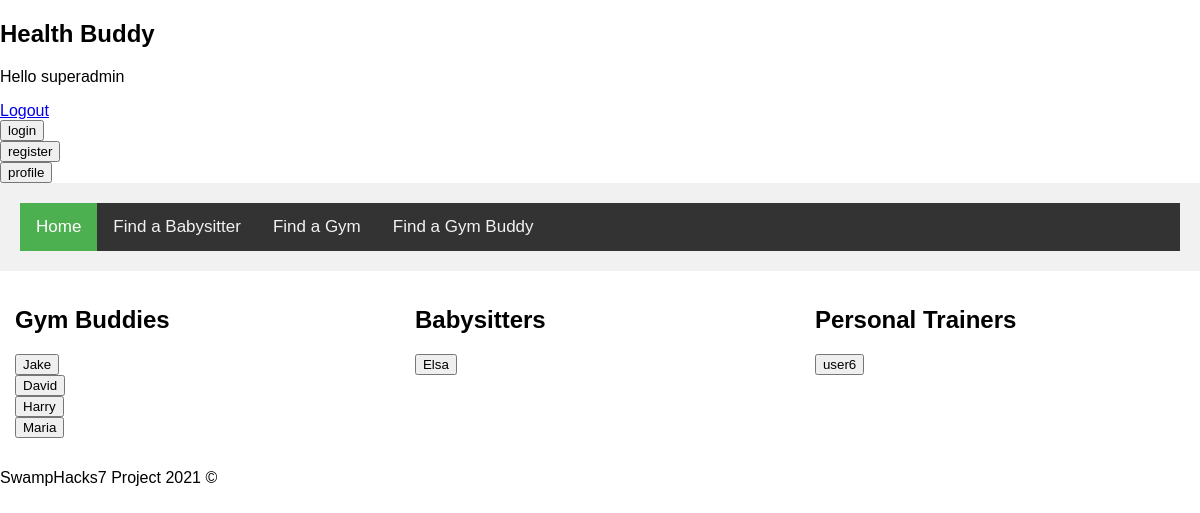
The app's page / (signed in) with its own data.
### farms/models.py (models this page shows)
class Trainer(models.Model):
    user = models.OneToOneField(User, on_delete=models.CASCADE, null=True, blank=True)
    userType = models.CharField(max_length=60, null=True, blank=True)
    city = models.CharField(max_length=60, null=True, blank=True)
    experience = models.IntegerField(max_length=3, null=True, blank=True)
    age = models.IntegerField(max_length=3, null=True, blank=True)
    gender = models.CharField(max_length=60, null=True, blank=True)
    communication = models.CharField(max_length=200, null=True, blank=True)
    objects = models.Manager()

### farms/views.py (the view)
# urls.py: path('', views.index, name='index'),
def index(request):
    users = Trainer.objects.all()
    print("index - ", users)
    trainers = []
    babysitters = []
    gymbuddies = []
    for i in users:
        if i.userType == "Personal Trainer":
            trainers.append(i)
        elif i.userType == "Babysitter":
            babysitters.append(i)
        elif i.userType == "Gym Buddy":
            gymbuddies.append(i)
    print("trainers - ", trainers, " babysitters", babysitters, "gymbuddies", gymbuddies)
    context = {'trainers': trainers, 'babysitters': babysitters, 'gymbuddies': gymbuddies}
    return render(request, 'farms/index.html', context)

### templates/farms/index.html (shortened to what this page needs)
{% extends 'farms/base.html' %}
{% block body %}
  <div class="row">
    <div class="column">
      <h2>Gym Buddies</h2>
      {% for t in gymbuddies %}
        <form action="/seeUser/" method="POST">
          <input type="submit" value={{t.user.username}}>
        </form>
      {% endfor %}
    </div>
    <div class="column">
      <h2>Babysitters</h2>
      {% for t in babysitters %}
      <form action="/seeUser/" method="POST">
        <input type="submit" value={{t.user.username}}>
      </form>
    {% endfor %}
    </div>
    <div class="column">
      <h2>Personal Trainers</h2>
      {% for t in trainers %}
        <form action="/seeUser/" method="POST">
          <input type="submit" value={{t.user.username}}>
        </form>
      {% endfor %}
    </div>
  </div>
{% endblock %}

### templates/farms/base.html (shortened to what this page needs)
<!DOCTYPE html>
<html lang="en">
<head>
</head>
<body>
    <header>
        <h2>Health Buddy</h2>
        <p>Hello {{request.user}}</p>
        <a href="{% url 'logoutUser' %}">Logout</a>
        <form action="/login/" method="POST" id="loginButton">
          <input type="submit" name="loginButton" id="loginButton" value="login">
      </form>
      <form action="/register/" method="POST" id="registerButton">
          <input type="submit" name="registerButton" id="registerButton" value="register">
      </form>
      <form action="/userProfile/" method="POST" id="registerButton">
          <input type="submit" name="profileButton" id="profileButton" value="profile">
      </form>
        <div class="header">
        <div class="topnav">
            <a class="active" href="{% url 'home' %}">Home</a>
            <a href="#news">Find a Babysitter</a>
            <a href="#contact">Find a Gym</a>
            <a href="#about">Find a Gym Buddy</a>
          </div>
    </header>
    {% block body %}
    {% endblock %}
    <footer>
        <p> SwampHacks7 Project 2021 &copy </p>
    </footer>
</body>
</html>

### templates/farms/base.html (style rules this page uses)
body { margin: 0; font-family: Arial, Helvetica, sans-serif; }
.topnav { overflow: hidden; background-color: #333; }
.topnav a { float: left; color: #f2f2f2; text-align: center; padding: 14px 16px; text-decoration: none; font-size: 17px; }
.topnav a.active { background-color: #4CAF50; color: white; }

### templates/farms/index.html (style rules this page uses)
* { box-sizing: border-box; }
body { margin: 0; }
.header { background-color: #f1f1f1; padding: 20px; text-align: center; }
.topnav { overflow: hidden; background-color: #333; }
.topnav a { float: left; display: block; color: #f2f2f2; text-align: center; padding: 14px 16px; text-decoration: none; }
.column { float: left; width: 33.33%; padding: 15px; }
.row:after { content: ""; display: table; clear: both; }

### records on screen
Trainer: user.username "Jake"
Trainer: user.username "David"
Trainer: user.username "Harry"
Trainer: user.username "Maria"
Trainer: user.username "Elsa"
Trainer: user.username "user6"

### other values on screen
{{ request.user }} "superadmin"
